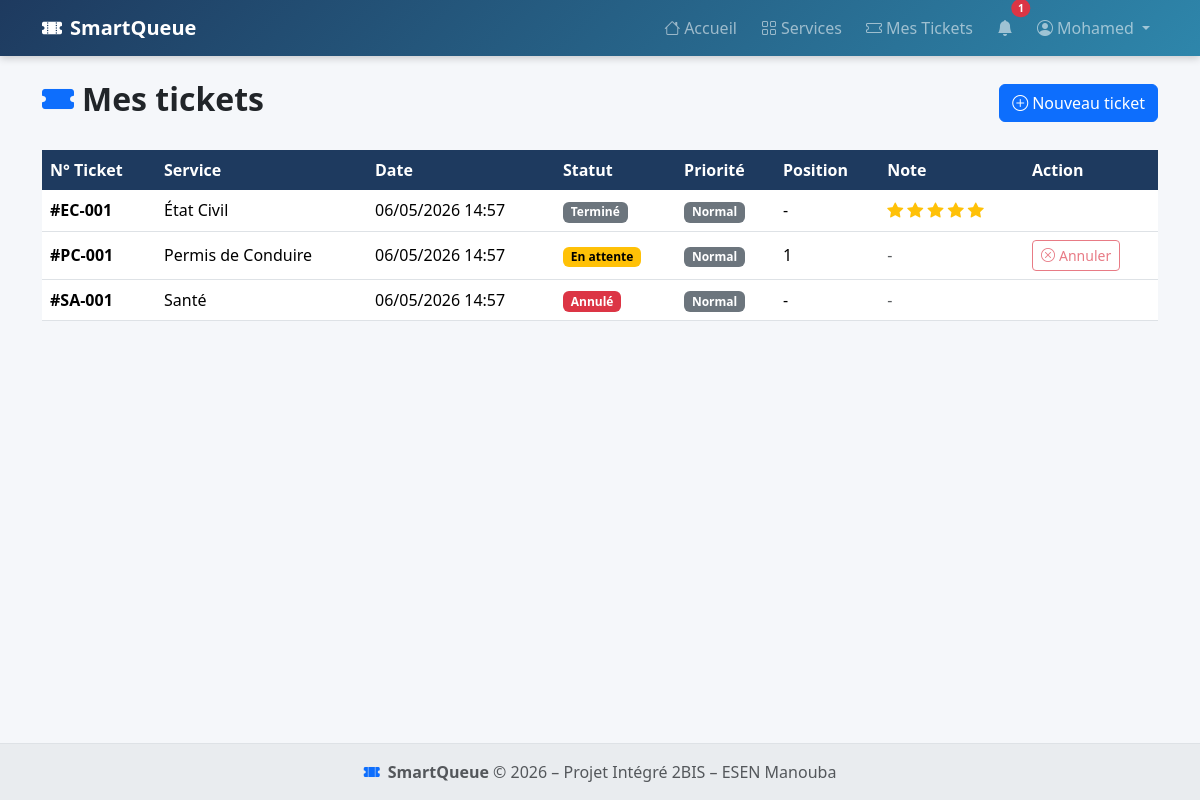
The page /citoyen/mes_tickets.php (signed in) on the database its author committed.
### tables this page shows
CREATE TABLE `tickets` (
  `id`           INT AUTO_INCREMENT PRIMARY KEY,
  `numero`       VARCHAR(20) NOT NULL,
  `citoyen_id`   INT NOT NULL,
  `service_id`   INT NOT NULL,
  `guichet_id`   INT DEFAULT NULL,
  `statut`       ENUM('en_attente','appele','en_service','termine','annule','no_show') NOT NULL DEFAULT 'en_attente',
  `priorite`     ENUM('normal','urgent') NOT NULL DEFAULT 'normal',
  `created_at`   DATETIME DEFAULT CURRENT_TIMESTAMP,
  `appele_at`    DATETIME DEFAULT NULL,
  `termine_at`   DATETIME DEFAULT NULL,
  FOREIGN KEY (`citoyen_id`)  REFERENCES `utilisateurs`(`id`) ON DELETE CASCADE,
  FOREIGN KEY (`service_id`)  REFERENCES `services`(`id`)     ON DELETE CASCADE,
  FOREIGN KEY (`guichet_id`)  REFERENCES `guichets`(`id`)     ON DELETE SET NULL
);

CREATE TABLE `services` (
  `id`           INT AUTO_INCREMENT PRIMARY KEY,
  `nom`          VARCHAR(150) NOT NULL,
  `description`  TEXT,
  `capacite_max` INT NOT NULL DEFAULT 50,
  `duree_moy`    INT NOT NULL DEFAULT 10  COMMENT 'Durée moyenne en minutes',
  `est_actif`    TINYINT(1) NOT NULL DEFAULT 1,
  `created_at`   DATETIME DEFAULT CURRENT_TIMESTAMP
);

### citoyen/mes_tickets.php (the view, shortened to what this page needs)
<?php
require_once '../config/connexion.php';
$user = currentUser();
$page = $_GET['page'] ?? 1;
$per_page = 20;
$offset = ($page - 1) * $per_page;
$stmt = $conn->prepare("
    SELECT t.*, s.nom as service_nom, s.duree_moy, g.numero as guichet_num,
           e.note, e.commentaire,
           (SELECT COUNT(*) FROM tickets t2
            WHERE t2.service_id = t.service_id
            AND t2.statut = 'en_attente'
            AND t2.created_at < t.created_at) + 1 as position
    FROM tickets t
    JOIN services s ON t.service_id = s.id
    LEFT JOIN guichets g ON t.guichet_id = g.id
    LEFT JOIN evaluations e ON t.id = e.ticket_id
    WHERE t.citoyen_id = ?
    ORDER BY t.created_at DESC
    LIMIT ? OFFSET ?
");
$stmt->bindValue(1, $user['id'], PDO::PARAM_INT);
$stmt->bindValue(2, $per_page, PDO::PARAM_INT);
$stmt->bindValue(3, $offset, PDO::PARAM_INT);
$stmt->execute();
$tickets = $stmt->fetchAll();
?>
<?php include '../layout/header.php'; ?>
<div class="container">
    <div class="d-flex justify-content-between align-items-center mb-4">
        <h2 class="fw-bold">
            <i class="bi bi-ticket-fill text-primary me-2"></i>Mes tickets
        </h2>
        <a href="services.php" class="btn btn-primary">
            <i class="bi bi-plus-circle me-1"></i>Nouveau ticket
        </a>
    </div>
    <?php if (empty($tickets)): ?>
        <div class="card bg-light border-0 text-center p-5">
            <i class="bi bi-ticket-slash fs-1 text-muted mb-3"></i>
            <p class="mb-0">Vous n'avez encore aucun ticket.</p>
        </div>
    <?php else: ?>
        <div class="table-responsive">
            <table class="table table-hover align-middle">
                <thead class="table-dark">
                    <tr>
                        <th>N° Ticket</th>
                        <th>Service</th>
                        <th>Date</th>
                        <th>Statut</th>
                        <th>Priorité</th>
                        <th>Position</th>
                        <th>Note</th>
                        <th>Action</th>
                    </tr>
                </thead>
                <tbody>
                    <?php foreach ($tickets as $ticket): ?>
                        <tr>
                            <td class="fw-bold">#<?= htmlspecialchars($ticket['numero']) ?></td>
                            <td><?= htmlspecialchars($ticket['service_nom']) ?></td>
                            <td><?= date('d/m/Y H:i', strtotime($ticket['created_at'])) ?></td>
                            <td>
                                <span class="badge <?=
                                    $ticket['statut'] === 'en_attente' ? 'badge-en_attente' :
                                    ($ticket['statut'] === 'appele' ? 'badge-appele' :
                                    ($ticket['statut'] === 'en_service' ? 'badge-en_service' :
                                    ($ticket['statut'] === 'termine' ? 'badge-termine' :
                                    'badge-annule'))) ?>">
                                    <?= $ticket['statut'] === 'en_attente' ? 'En attente' :
                                       ($ticket['statut'] === 'appele' ? 'Appelé' :
                                       ($ticket['statut'] === 'en_service' ? 'En service' :
                                       ($ticket['statut'] === 'termine' ? 'Terminé' : 'Annulé'))) ?>
                                </span>
                            </td>
                            <td>
                                <?php if ($ticket['priorite'] === 'urgent'): ?>
                                    <span class="badge bg-danger">Urgent</span>
                                <?php else: ?>
                                    <span class="badge bg-secondary">Normal</span>
                                <?php endif; ?>
                            </td>
                            <td>
                                <?php if ($ticket['statut'] === 'en_attente' && $ticket['position']): ?>
                                    <?= $ticket['position'] ?>
                                <?php elseif ($ticket['statut'] === 'appele' || $ticket['statut'] === 'en_service'): ?>
                                    <span class="text-success fw-bold">À votre tour</span>
                                <?php else: ?>
                                    -
                                <?php endif; ?>
                            </td>
                            <td>
                                <?php if ($ticket['note']): ?>
                                    <?php for ($i = 1; $i <= 5; $i++): ?>
                                        <i class="bi bi-star-fill text-warning <?= $i <= $ticket['note'] ? '' : 'opacity-25' ?>"></i>
                                    <?php endfor; ?>
                                <?php else: ?>
                                    <span class="text-muted">-</span>
                                <?php endif; ?>
                            </td>
                            <td>
                                <?php if ($ticket['statut'] === 'termine' && !$ticket['note']): ?>
                                    <a href="evaluer.php?id=<?= $ticket['id'] ?>" class="btn btn-sm btn-outline-primary">
                                        <i class="bi bi-star me-1"></i>Évaluer
                                    </a>
                                <?php elseif ($ticket['statut'] === 'en_attente'): ?>
                                    <button class="btn btn-sm btn-outline-danger" disabled>
                                        <i class="bi bi-x-circle me-1"></i>Annuler
                                    </button>
                                <?php endif; ?>
                            </td>
                        </tr>
                    <?php endforeach; ?>
                </tbody>
            </table>
        </div>
    <?php endif; ?>
</div>
<?php include '../layout/footer.php'; ?>

### style.css (style rules this page uses)
:root { --sq-primary: #1E3A5F; --sq-accent: #2E86AB; --sq-light: #E8F4F8; --sq-success: #198754; --sq-warning: #ffc107; --sq-danger: #dc3545; --sq-transition: .3s ease; }
body { background-color: #f5f7fa; font-family: 'Segoe UI', system-ui, sans-serif; min-height: 100vh; display: flex; flex-direction: column; }
.badge-en_attente { background-color: var(--sq-warning); color: #000; }
.badge-termine { background-color: #6c757d; color: #fff; }
.badge-annule { background-color: var(--sq-danger); color: #fff; }
.table thead th { background-color: var(--sq-primary); color: #fff; border: none; }

### rows shown on the page
tickets: numero "EC-001", service.nom "État Civil", created_at "06/05/2026 14:57", statut "Terminé", priorite "Normal"
tickets: numero "PC-001", service.nom "Permis de Conduire", created_at "06/05/2026 14:57", statut "En attente", priorite "Normal", position "1"
tickets: numero "SA-001", service.nom "Santé", created_at "06/05/2026 14:57", statut "Annulé", priorite "Normal"

### other values the page prints
$notifCount "1"
$user['prenom'] "Mohamed"
